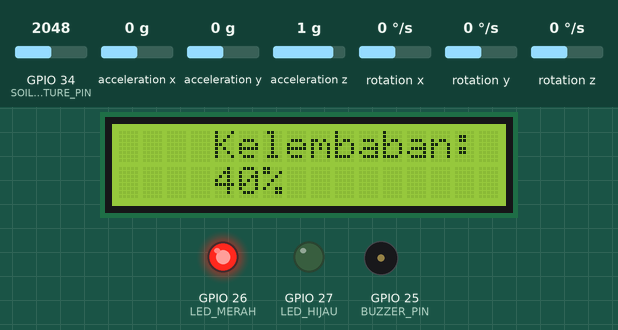
This sketch was run on a simulated ESP32. Shown: 16×2 character LCD, output pins drawn as LEDs (lit = HIGH), buzzer (waves = sounding). The inputs (shaded band) are chosen by the test bench; at power-on: acceleration x 0 g, GPIO 34 (SOIL_MOISTURE_PIN) = 2048, acceleration y 0 g, acceleration z 1 g, rotation x 0 °/s, rotation y 0 °/s, rotation z 0 °/s. WiFi joins after 1.5 s; servers stay silent unless stated; what the sketch prints to the serial monitor is not drawn.

Above: at 3.0 s.
3.1 s: acceleration x set to -1.4 g
At 11.2 s:
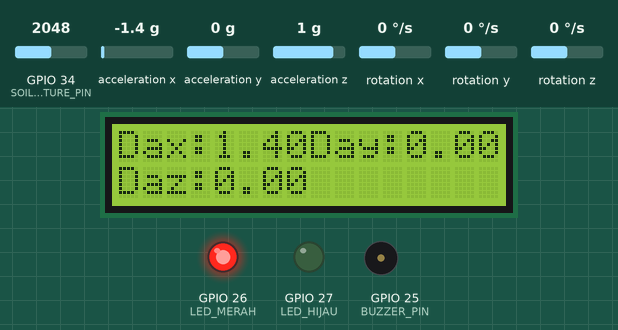
11.5 s: GPIO 34 (SOIL_MOISTURE_PIN) set to 2866
At 17.0 s:
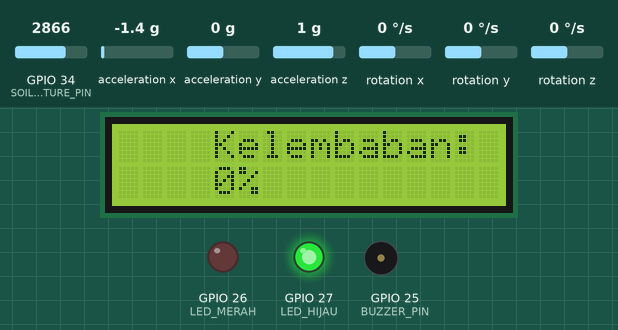
23.8 s: acceleration y set to -1.4 g
At 25.7 s:
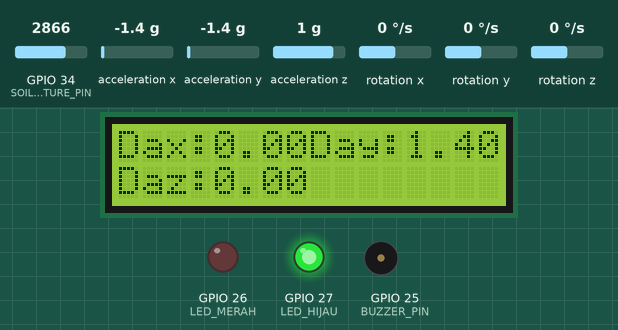
32.1 s: acceleration z set to -1.4 g
At 40.0 s:
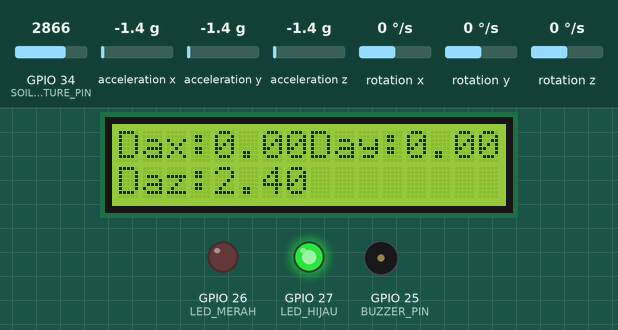
42.3 s: GPIO 34 (SOIL_MOISTURE_PIN) set to 1228
At 45.8 s:
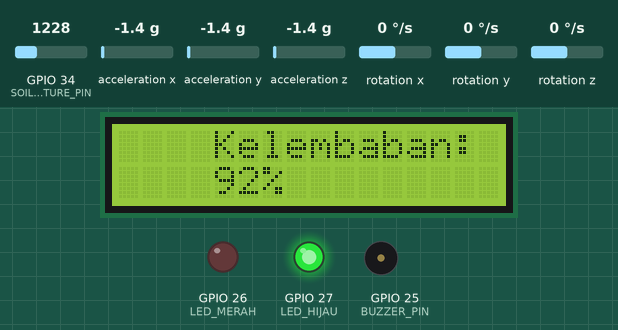
48.5 s: acceleration x set to -0.8 g
At 56.6 s:
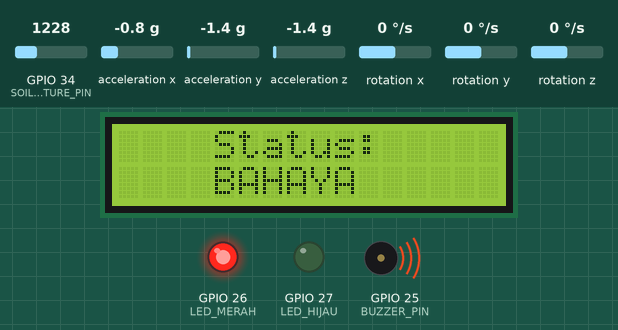
Timing chart, 0 to 60.8 s (numbered marks = the images above; inputs shaded):
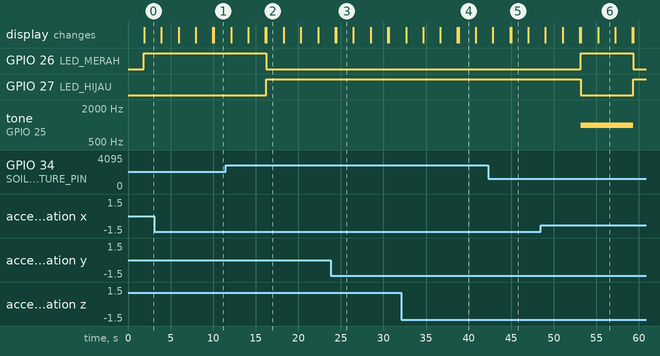

The sketch:

Program_TanahLongsor.ino
```cpp
//Blynk
#define BLYNK_TEMPLATE_ID "TMPL6XmCNxoEc"
#define BLYNK_TEMPLATE_NAME "Monitoring Longsor"
#define BLYNK_AUTH_TOKEN "6FBs9Nt1wJjIjkrf0bbfVKrkv1TrwwvR"

//Inisialisasi Library, Wifi, dan Blynk
#define BLYNK_PRINT Serial
#include <WiFi.h>
#include <Wire.h>
#include <Arduino.h>
#include <MPU6050.h>
#include <LiquidCrystal_I2C.h>
#include <BlynkSimpleEsp32.h>

//Pin ESP32
#define SOIL_MOISTURE_PIN 34
#define BUZZER_PIN 25
#define LED_MERAH 26
#define LED_HIJAU 27

//Soil Moisture
#define SOIL_DRY 2700
#define SOIL_WET 1100

// Koneksi Wi-Fi (ganti dengan kredensial Wi-Fi yang sesuai)
char auth[] = "6FBs9Nt1wJjIjkrf0bbfVKrkv1TrwwvR";
char ssid[] = "KONTRAKAN FISIKA";
char pass[] = "25julikitadisini";

BlynkTimer timer;

MPU6050 mpu;
LiquidCrystal_I2C lcd(0x27, 16, 2); // Alamat LCD bisa 0x27 atau 0x3F


float last_ax = 0, last_ay = 0, last_az = 0;

// Variabel untuk kontrol tampilan bergiliran
unsigned long previousMillis = 0;
const long interval = 3000; // Ganti tampilan setiap 3 detik
int page = 0;

void setup() {
  Serial.begin(115200);
  Blynk.begin(auth, ssid, pass, "blynk.cloud", 80);
  Wire.begin();

  pinMode(BUZZER_PIN, OUTPUT);
  pinMode(LED_MERAH, OUTPUT);
  pinMode(LED_HIJAU, OUTPUT);

  lcd.init();
  lcd.backlight();


  mpu.initialize();
  if (!mpu.testConnection()) {
    Serial.println("MPU6050 Tidak Terdeteksi!");
    lcd.setCursor(0, 0);
    lcd.print("MPU6050 ERROR!");
    while (1);
  }
  Serial.println("MPU6050 Terhubung!");
  lcd.clear();
}

void loop() {
  // Membaca data sensor
  Blynk.run();
  timer.run();
  int soil_value = analogRead(SOIL_MOISTURE_PIN);
  int soil_percent = map(soil_value, SOIL_DRY, SOIL_WET, 0, 100);
  soil_percent = constrain(soil_percent, 0, 100);

  int16_t ax_raw, ay_raw, az_raw;
  mpu.getAcceleration(&ax_raw, &ay_raw, &az_raw);
  float ax = ax_raw / 16384.0;
  float ay = ay_raw / 16384.0;
  float az = az_raw / 16384.0;

  float Dax = abs(ax - last_ax);
  float Day = abs(ay - last_ay);
  float Daz = abs(az - last_az);

  last_ax = ax;
  last_ay = ay;
  last_az = az;

  bool tanah_bergerak = (Dax > 0.05 || Day > 0.05 || Daz > 0.05);

  String status = "AMAN";
  if (soil_percent < 30 && tanah_bergerak) {
    status = "AMAN";
  } else if (soil_percent >= 30 && soil_percent < 65 && tanah_bergerak) {
    status = "WASPADA";
  } else if (soil_percent >= 65 && tanah_bergerak) {
    status = "BAHAYA";
  }

  // Logika buzzer dan LED
  if (status == "AMAN") {
    digitalWrite(LED_MERAH, LOW);
    digitalWrite(LED_HIJAU, HIGH);
    noTone(BUZZER_PIN);
  } else if (status == "WASPADA") {
    digitalWrite(LED_MERAH, HIGH);
    digitalWrite(LED_HIJAU, LOW);
    noTone(BUZZER_PIN);
  } else {
    digitalWrite(LED_MERAH, HIGH);
    digitalWrite(LED_HIJAU, LOW);
    tone(BUZZER_PIN, 1000);
  }

  // === TAMPILAN BERGANTIAN LCD ===
  unsigned long currentMillis = millis();
  if (currentMillis - previousMillis >= interval) {
    previousMillis = currentMillis;
    page++;
    if (page > 1) page = 0;
  }

  lcd.clear();
  switch (page) {
    case 0:
      lcd.setCursor(4, 0);
      lcd.print("Kelembaban:");
      lcd.setCursor(4, 4);
      lcd.print(soil_percent);
      lcd.print("%");
      delay (2000);
      lcd.clear();
    case 1:
      lcd.setCursor(0, 0);
      lcd.print("Dax:");
      lcd.print(Dax, 2);
      lcd.setCursor(8, 0);
      lcd.print("Day:");
      lcd.print(Day, 2);
      lcd.setCursor(0, 1);
      lcd.print("Daz:");
      lcd.print(Daz, 2);
      delay (2000);
      lcd.clear();
    case 2:
      lcd.setCursor(4, 0);
      lcd.print("Status:");
      lcd.setCursor(4, 4);
      lcd.print(status);
      delay (2000);
      lcd.clear();
    case 3:
      lcd.setCursor(4, 0);
      lcd.print("Waktu:");
      lcd.setCursor(4, 1);
      lcd.print(millis() / 1000);
      lcd.print(" detik");
      delay (2000);
      lcd.clear();
  }

  // Mengirim data ke Blynk
  Blynk.virtualWrite(V0, soil_percent); // Kelembaban tanah
  Blynk.virtualWrite(V1, Dax); // Delta ax
  Blynk.virtualWrite(V2, Day); // Delta ay
  Blynk.virtualWrite(V3, Daz); // Delta az
  Blynk.virtualWrite(V4, status.c_str()); // Status tanah
  Blynk.virtualWrite(V6, ax); // Akselerasi Y
  Blynk.virtualWrite(V7, ay); // Akselerasi Z
  Blynk.virtualWrite(V8, az); // Akselerasi Z
  Blynk.virtualWrite(V9, digitalRead(LED_MERAH)); // Status LED Merah (0 atau 1)
  Blynk.virtualWrite(V10, digitalRead(LED_HIJAU)); // Status LED Hijau (0 atau 1)


  // **Kirim Push Notification jika status tanah "BAHAYA"**
  // if (status == "BAHAYA") {
  //   Blynk.notify("⚠️ PERINGATAN: Risiko Tanah Longsor Terdeteksi! ⚠️");
  // }

  // Debug ke Serial Monitor
  Serial.println("=== Data Sensor ===");
  Serial.print("Kelembaban: "); Serial.print(soil_percent); Serial.println("%");
    Serial.print("Delta_aX="); Serial.print(Dax);
  Serial.print("Delta_aY="); Serial.print(Day);
  Serial.print("Delta_aZ="); Serial.println(Daz);
  Serial.print("Status Tanah: "); Serial.println(status);
  Serial.println("---------------------------");

  Blynk.run(); // Jalankan loop Blynk

  delay(100); // delay kecil untuk meringankan beban serial
}
```

SmartDoor.ino
```cpp

```

Measured:
- after the input at 3.1 s, GPIO 26 (LED_MERAH): stays HIGH (without the input it goes to LOW after 7.0 s); GPIO 27 (LED_HIJAU): stays LOW (without the input it goes to HIGH after 7.0 s)
- after the input at 48.5 s, GPIO 26 (LED_MERAH): LOW → HIGH after 4.7 s, → LOW 6.2 s later; GPIO 27 (LED_HIJAU): HIGH → LOW after 4.7 s, → HIGH 6.2 s later; tone on GPIO 25 (BUZZER_PIN): silent → 1000 Hz after 4.7 s, → silent 6.2 s later
- what the display in image 2 shows lasts 2.0 s, from 16.3 s to 18.3 s
